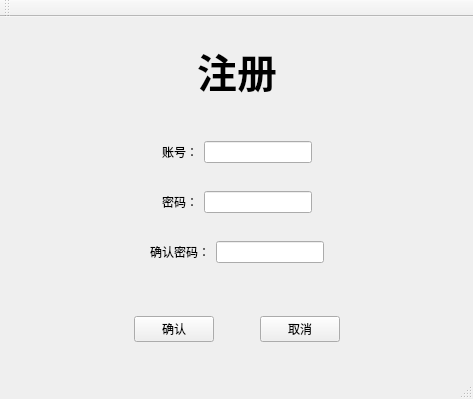
<?xml version="1.0" encoding="UTF-8"?>
<ui version="4.0">
 <class>RegistClass</class>
 <widget class="QMainWindow" name="RegistClass">
  <property name="geometry">
   <rect>
    <x>0</x>
    <y>0</y>
    <width>473</width>
    <height>399</height>
   </rect>
  </property>
  <property name="windowTitle">
   <string>Regist</string>
  </property>
  <widget class="QWidget" name="centralWidget">
   <layout class="QGridLayout" name="gridLayout">
    <item row="3" column="1">
     <widget class="QWidget" name="widget_5" native="true">
      <layout class="QVBoxLayout" name="verticalLayout">
       <item>
        <widget class="QWidget" name="widget" native="true">
         <layout class="QHBoxLayout" name="horizontalLayout">
          <item>
           <spacer name="horizontalSpacer_6">
            <property name="orientation">
             <enum>Qt::Horizontal</enum>
            </property>
            <property name="sizeHint" stdset="0">
             <size>
              <width>40</width>
              <height>20</height>
             </size>
            </property>
           </spacer>
          </item>
          <item>
           <widget class="QLabel" name="label_2">
            <property name="text">
             <string>账号：</string>
            </property>
           </widget>
          </item>
          <item>
           <widget class="QLineEdit" name="newAccountLine"/>
          </item>
          <item>
           <spacer name="horizontalSpacer_7">
            <property name="orientation">
             <enum>Qt::Horizontal</enum>
            </property>
            <property name="sizeHint" stdset="0">
             <size>
              <width>40</width>
              <height>20</height>
             </size>
            </property>
           </spacer>
          </item>
         </layout>
        </widget>
       </item>
       <item>
        <widget class="QWidget" name="widget_2" native="true">
         <layout class="QHBoxLayout" name="horizontalLayout_3">
          <item>
           <spacer name="horizontalSpacer_8">
            <property name="orientation">
             <enum>Qt::Horizontal</enum>
            </property>
            <property name="sizeHint" stdset="0">
             <size>
              <width>40</width>
              <height>20</height>
             </size>
            </property>
           </spacer>
          </item>
          <item>
           <widget class="QLabel" name="label_3">
            <property name="text">
             <string>密码：</string>
            </property>
           </widget>
          </item>
          <item>
           <widget class="QLineEdit" name="NewPasswordLine">
            <property name="echoMode">
             <enum>QLineEdit::Password</enum>
            </property>
           </widget>
          </item>
          <item>
           <spacer name="horizontalSpacer_9">
            <property name="orientation">
             <enum>Qt::Horizontal</enum>
            </property>
            <property name="sizeHint" stdset="0">
             <size>
              <width>40</width>
              <height>20</height>
             </size>
            </property>
           </spacer>
          </item>
         </layout>
        </widget>
       </item>
       <item>
        <widget class="QWidget" name="widget_3" native="true">
         <layout class="QHBoxLayout" name="horizontalLayout_2">
          <item>
           <spacer name="horizontalSpacer_10">
            <property name="orientation">
             <enum>Qt::Horizontal</enum>
            </property>
            <property name="sizeHint" stdset="0">
             <size>
              <width>40</width>
              <height>20</height>
             </size>
            </property>
           </spacer>
          </item>
          <item>
           <widget class="QLabel" name="label_4">
            <property name="text">
             <string>确认密码：</string>
            </property>
           </widget>
          </item>
          <item>
           <widget class="QLineEdit" name="PasswordResure">
            <property name="echoMode">
             <enum>QLineEdit::Password</enum>
            </property>
           </widget>
          </item>
          <item>
           <spacer name="horizontalSpacer_11">
            <property name="orientation">
             <enum>Qt::Horizontal</enum>
            </property>
            <property name="sizeHint" stdset="0">
             <size>
              <width>40</width>
              <height>20</height>
             </size>
            </property>
           </spacer>
          </item>
         </layout>
        </widget>
       </item>
      </layout>
     </widget>
    </item>
    <item row="0" column="1">
     <spacer name="verticalSpacer">
      <property name="orientation">
       <enum>Qt::Vertical</enum>
      </property>
      <property name="sizeHint" stdset="0">
       <size>
        <width>20</width>
        <height>40</height>
       </size>
      </property>
     </spacer>
    </item>
    <item row="5" column="1">
     <widget class="QWidget" name="widget_4" native="true">
      <layout class="QHBoxLayout" name="horizontalLayout_4">
       <item>
        <spacer name="horizontalSpacer_2">
         <property name="orientation">
          <enum>Qt::Horizontal</enum>
         </property>
         <property name="sizeHint" stdset="0">
          <size>
           <width>40</width>
           <height>20</height>
          </size>
         </property>
        </spacer>
       </item>
       <item>
        <widget class="QPushButton" name="ToAddAccount">
         <property name="text">
          <string>确认</string>
         </property>
        </widget>
       </item>
       <item>
        <spacer name="horizontalSpacer">
         <property name="orientation">
          <enum>Qt::Horizontal</enum>
         </property>
         <property name="sizeHint" stdset="0">
          <size>
           <width>40</width>
           <height>20</height>
          </size>
         </property>
        </spacer>
       </item>
       <item>
        <widget class="QPushButton" name="BackToLogIn">
         <property name="text">
          <string>取消</string>
         </property>
        </widget>
       </item>
       <item>
        <spacer name="horizontalSpacer_3">
         <property name="orientation">
          <enum>Qt::Horizontal</enum>
         </property>
         <property name="sizeHint" stdset="0">
          <size>
           <width>40</width>
           <height>20</height>
          </size>
         </property>
        </spacer>
       </item>
      </layout>
     </widget>
    </item>
    <item row="2" column="1">
     <spacer name="verticalSpacer_3">
      <property name="orientation">
       <enum>Qt::Vertical</enum>
      </property>
      <property name="sizeHint" stdset="0">
       <size>
        <width>20</width>
        <height>40</height>
       </size>
      </property>
     </spacer>
    </item>
    <item row="6" column="1">
     <spacer name="verticalSpacer_2">
      <property name="orientation">
       <enum>Qt::Vertical</enum>
      </property>
      <property name="sizeHint" stdset="0">
       <size>
        <width>20</width>
        <height>40</height>
       </size>
      </property>
     </spacer>
    </item>
    <item row="3" column="2">
     <spacer name="horizontalSpacer_5">
      <property name="orientation">
       <enum>Qt::Horizontal</enum>
      </property>
      <property name="sizeHint" stdset="0">
       <size>
        <width>40</width>
        <height>20</height>
       </size>
      </property>
     </spacer>
    </item>
    <item row="3" column="0">
     <spacer name="horizontalSpacer_4">
      <property name="orientation">
       <enum>Qt::Horizontal</enum>
      </property>
      <property name="sizeHint" stdset="0">
       <size>
        <width>40</width>
        <height>20</height>
       </size>
      </property>
     </spacer>
    </item>
    <item row="1" column="1">
     <widget class="QLabel" name="label">
      <property name="font">
       <font>
        <family>楷体</family>
        <pointsize>30</pointsize>
        <weight>75</weight>
        <bold>true</bold>
       </font>
      </property>
      <property name="text">
       <string>注册</string>
      </property>
      <property name="alignment">
       <set>Qt::AlignCenter</set>
      </property>
     </widget>
    </item>
    <item row="4" column="1">
     <spacer name="verticalSpacer_4">
      <property name="orientation">
       <enum>Qt::Vertical</enum>
      </property>
      <property name="sizeHint" stdset="0">
       <size>
        <width>20</width>
        <height>40</height>
       </size>
      </property>
     </spacer>
    </item>
   </layout>
  </widget>
  <widget class="QMenuBar" name="menuBar">
   <property name="geometry">
    <rect>
     <x>0</x>
     <y>0</y>
     <width>473</width>
     <height>22</height>
    </rect>
   </property>
  </widget>
  <widget class="QToolBar" name="mainToolBar">
   <attribute name="toolBarArea">
    <enum>TopToolBarArea</enum>
   </attribute>
   <attribute name="toolBarBreak">
    <bool>false</bool>
   </attribute>
  </widget>
  <widget class="QStatusBar" name="statusBar"/>
 </widget>
 <layoutdefault spacing="6" margin="11"/>
 <resources/>
 <connections/>
</ui>
